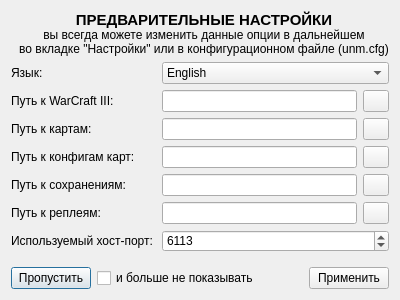
<?xml version="1.0" encoding="UTF-8"?>
<ui version="4.0">
 <class>PresettingWindow</class>
 <widget class="QDialog" name="PresettingWindow">
  <property name="geometry">
   <rect>
    <x>0</x>
    <y>0</y>
    <width>400</width>
    <height>300</height>
   </rect>
  </property>
  <property name="minimumSize">
   <size>
    <width>400</width>
    <height>300</height>
   </size>
  </property>
  <property name="windowTitle">
   <string>unm - мастер быстрой настройки</string>
  </property>
  <property name="windowIcon">
   <iconset resource="resources/icons.qrc">
    <normaloff>:/mainwindow/tools/settings_wizard.png</normaloff>:/mainwindow/tools/settings_wizard.png</iconset>
  </property>
  <property name="unm" stdset="0">
   <string>Form</string>
  </property>
  <layout class="QGridLayout" name="gridLayout_3">
   <item row="0" column="0" colspan="2">
    <widget class="QLabel" name="titleLabel">
     <property name="minimumSize">
      <size>
       <width>386</width>
       <height>0</height>
      </size>
     </property>
     <property name="text">
      <string>&lt;html&gt;&lt;head/&gt;&lt;body&gt;&lt;p align=&quot;center&quot;&gt;&lt;span style=&quot; font-size:11pt; font-weight:600;&quot;&gt;ПРЕДВАРИТЕЛЬНЫЕ НАСТРОЙКИ&lt;/span&gt;&lt;span style=&quot; font-size:10pt; font-weight:600;&quot;&gt;&lt;br/&gt;&lt;/span&gt;&lt;span style=&quot; font-size:9pt;&quot;&gt;вы всегда можете изменить данные опции в дальнейшем&lt;br/&gt;во вкладке &amp;quot;Настройки&amp;quot; или в конфигурационном файле (unm.cfg)&lt;/span&gt;&lt;/p&gt;&lt;/body&gt;&lt;/html&gt;</string>
     </property>
     <property name="textInteractionFlags">
      <set>Qt::TextSelectableByMouse</set>
     </property>
    </widget>
   </item>
   <item row="2" column="1">
    <spacer name="verticalSpacer">
     <property name="orientation">
      <enum>Qt::Vertical</enum>
     </property>
     <property name="sizeHint" stdset="0">
      <size>
       <width>20</width>
       <height>40</height>
      </size>
     </property>
    </spacer>
   </item>
   <item row="3" column="0" colspan="2">
    <layout class="QGridLayout" name="gridLayout">
     <item row="0" column="0">
      <widget class="QPushButton" name="skipButton">
       <property name="minimumSize">
        <size>
         <width>80</width>
         <height>22</height>
        </size>
       </property>
       <property name="maximumSize">
        <size>
         <width>16777215</width>
         <height>22</height>
        </size>
       </property>
       <property name="text">
        <string>Пропустить</string>
       </property>
      </widget>
     </item>
     <item row="0" column="1">
      <widget class="QCheckBox" name="skipCheckBox">
       <property name="minimumSize">
        <size>
         <width>0</width>
         <height>22</height>
        </size>
       </property>
       <property name="maximumSize">
        <size>
         <width>16777215</width>
         <height>22</height>
        </size>
       </property>
       <property name="text">
        <string>и больше не показывать</string>
       </property>
      </widget>
     </item>
     <item row="0" column="2">
      <spacer name="horizontalSpacer">
       <property name="orientation">
        <enum>Qt::Horizontal</enum>
       </property>
       <property name="sizeHint" stdset="0">
        <size>
         <width>144</width>
         <height>20</height>
        </size>
       </property>
      </spacer>
     </item>
     <item row="0" column="3">
      <widget class="QPushButton" name="aplyButton">
       <property name="minimumSize">
        <size>
         <width>80</width>
         <height>22</height>
        </size>
       </property>
       <property name="maximumSize">
        <size>
         <width>16777215</width>
         <height>22</height>
        </size>
       </property>
       <property name="text">
        <string>Применить</string>
       </property>
      </widget>
     </item>
    </layout>
   </item>
   <item row="1" column="0" colspan="2">
    <layout class="QGridLayout" name="gridLayout_2">
     <item row="6" column="1" colspan="2">
      <widget class="QSpinBox" name="hostPortSpin">
       <property name="minimumSize">
        <size>
         <width>0</width>
         <height>22</height>
        </size>
       </property>
       <property name="maximumSize">
        <size>
         <width>16777215</width>
         <height>22</height>
        </size>
       </property>
       <property name="maximum">
        <number>65536</number>
       </property>
       <property name="value">
        <number>6113</number>
       </property>
      </widget>
     </item>
     <item row="3" column="2">
      <widget class="QPushButton" name="mapsCFGPathButton">
       <property name="minimumSize">
        <size>
         <width>26</width>
         <height>22</height>
        </size>
       </property>
       <property name="maximumSize">
        <size>
         <width>26</width>
         <height>22</height>
        </size>
       </property>
       <property name="text">
        <string/>
       </property>
       <property name="icon">
        <iconset resource="resources/icons.qrc">
         <normaloff>:/mainwindow/settings/magnifier.ico</normaloff>:/mainwindow/settings/magnifier.ico</iconset>
       </property>
      </widget>
     </item>
     <item row="1" column="2">
      <widget class="QPushButton" name="war3PathButton">
       <property name="minimumSize">
        <size>
         <width>26</width>
         <height>22</height>
        </size>
       </property>
       <property name="maximumSize">
        <size>
         <width>26</width>
         <height>22</height>
        </size>
       </property>
       <property name="text">
        <string/>
       </property>
       <property name="icon">
        <iconset resource="resources/icons.qrc">
         <normaloff>:/mainwindow/settings/magnifier.ico</normaloff>:/mainwindow/settings/magnifier.ico</iconset>
       </property>
      </widget>
     </item>
     <item row="2" column="2">
      <widget class="QPushButton" name="mapsPathButton">
       <property name="minimumSize">
        <size>
         <width>26</width>
         <height>22</height>
        </size>
       </property>
       <property name="maximumSize">
        <size>
         <width>26</width>
         <height>22</height>
        </size>
       </property>
       <property name="text">
        <string/>
       </property>
       <property name="icon">
        <iconset resource="resources/icons.qrc">
         <normaloff>:/mainwindow/settings/magnifier.ico</normaloff>:/mainwindow/settings/magnifier.ico</iconset>
       </property>
      </widget>
     </item>
     <item row="1" column="1">
      <widget class="QLineEdit" name="war3PathLine">
       <property name="minimumSize">
        <size>
         <width>0</width>
         <height>22</height>
        </size>
       </property>
       <property name="maximumSize">
        <size>
         <width>16777215</width>
         <height>22</height>
        </size>
       </property>
      </widget>
     </item>
     <item row="6" column="0">
      <widget class="QLabel" name="hostPortLabel">
       <property name="minimumSize">
        <size>
         <width>145</width>
         <height>22</height>
        </size>
       </property>
       <property name="maximumSize">
        <size>
         <width>16777215</width>
         <height>22</height>
        </size>
       </property>
       <property name="font">
        <font>
         <pointsize>9</pointsize>
         <weight>50</weight>
         <bold>false</bold>
        </font>
       </property>
       <property name="text">
        <string>Используемый хост-порт:</string>
       </property>
      </widget>
     </item>
     <item row="4" column="0">
      <widget class="QLabel" name="savegamesPathLabel">
       <property name="minimumSize">
        <size>
         <width>145</width>
         <height>22</height>
        </size>
       </property>
       <property name="maximumSize">
        <size>
         <width>16777215</width>
         <height>22</height>
        </size>
       </property>
       <property name="font">
        <font>
         <pointsize>9</pointsize>
         <weight>50</weight>
         <bold>false</bold>
        </font>
       </property>
       <property name="text">
        <string>Путь к сохранениям:</string>
       </property>
      </widget>
     </item>
     <item row="4" column="1">
      <widget class="QLineEdit" name="savegamesPathLine">
       <property name="minimumSize">
        <size>
         <width>0</width>
         <height>22</height>
        </size>
       </property>
       <property name="maximumSize">
        <size>
         <width>16777215</width>
         <height>22</height>
        </size>
       </property>
      </widget>
     </item>
     <item row="3" column="1">
      <widget class="QLineEdit" name="mapsCFGPathLine">
       <property name="minimumSize">
        <size>
         <width>0</width>
         <height>22</height>
        </size>
       </property>
       <property name="maximumSize">
        <size>
         <width>16777215</width>
         <height>22</height>
        </size>
       </property>
      </widget>
     </item>
     <item row="5" column="2">
      <widget class="QPushButton" name="replaysPathButton">
       <property name="minimumSize">
        <size>
         <width>26</width>
         <height>22</height>
        </size>
       </property>
       <property name="maximumSize">
        <size>
         <width>26</width>
         <height>22</height>
        </size>
       </property>
       <property name="text">
        <string/>
       </property>
       <property name="icon">
        <iconset resource="resources/icons.qrc">
         <normaloff>:/mainwindow/settings/magnifier.ico</normaloff>:/mainwindow/settings/magnifier.ico</iconset>
       </property>
      </widget>
     </item>
     <item row="0" column="0">
      <widget class="QLabel" name="languageLabel">
       <property name="minimumSize">
        <size>
         <width>145</width>
         <height>22</height>
        </size>
       </property>
       <property name="maximumSize">
        <size>
         <width>16777215</width>
         <height>22</height>
        </size>
       </property>
       <property name="font">
        <font>
         <pointsize>9</pointsize>
         <weight>50</weight>
         <bold>false</bold>
        </font>
       </property>
       <property name="text">
        <string>Язык:</string>
       </property>
      </widget>
     </item>
     <item row="4" column="2">
      <widget class="QPushButton" name="savegamesPathButton">
       <property name="minimumSize">
        <size>
         <width>26</width>
         <height>22</height>
        </size>
       </property>
       <property name="maximumSize">
        <size>
         <width>26</width>
         <height>22</height>
        </size>
       </property>
       <property name="text">
        <string/>
       </property>
       <property name="icon">
        <iconset resource="resources/icons.qrc">
         <normaloff>:/mainwindow/settings/magnifier.ico</normaloff>:/mainwindow/settings/magnifier.ico</iconset>
       </property>
      </widget>
     </item>
     <item row="2" column="0">
      <widget class="QLabel" name="mapsPathLabel">
       <property name="minimumSize">
        <size>
         <width>145</width>
         <height>22</height>
        </size>
       </property>
       <property name="maximumSize">
        <size>
         <width>16777215</width>
         <height>22</height>
        </size>
       </property>
       <property name="font">
        <font>
         <pointsize>9</pointsize>
         <weight>50</weight>
         <bold>false</bold>
        </font>
       </property>
       <property name="text">
        <string>Путь к картам:</string>
       </property>
      </widget>
     </item>
     <item row="2" column="1">
      <widget class="QLineEdit" name="mapsPathLine">
       <property name="minimumSize">
        <size>
         <width>0</width>
         <height>22</height>
        </size>
       </property>
       <property name="maximumSize">
        <size>
         <width>16777215</width>
         <height>22</height>
        </size>
       </property>
      </widget>
     </item>
     <item row="5" column="1">
      <widget class="QLineEdit" name="replaysPathLine">
       <property name="minimumSize">
        <size>
         <width>0</width>
         <height>22</height>
        </size>
       </property>
       <property name="maximumSize">
        <size>
         <width>16777215</width>
         <height>22</height>
        </size>
       </property>
      </widget>
     </item>
     <item row="0" column="1" colspan="2">
      <widget class="QComboBox" name="languageBox">
       <property name="minimumSize">
        <size>
         <width>0</width>
         <height>22</height>
        </size>
       </property>
       <property name="maximumSize">
        <size>
         <width>16777215</width>
         <height>22</height>
        </size>
       </property>
       <item>
        <property name="text">
         <string>English</string>
        </property>
       </item>
       <item>
        <property name="text">
         <string>Russian (Русский)</string>
        </property>
       </item>
       <item>
        <property name="text">
         <string>German (Deutsche)</string>
        </property>
       </item>
       <item>
        <property name="text">
         <string>Spanish (Española)</string>
        </property>
       </item>
       <item>
        <property name="text">
         <string>Turkish (Türk)</string>
        </property>
       </item>
       <item>
        <property name="text">
         <string>Serbian (Српски)</string>
        </property>
       </item>
       <item>
        <property name="text">
         <string>Vietnamese (Tiếng Việt)</string>
        </property>
       </item>
      </widget>
     </item>
     <item row="3" column="0">
      <widget class="QLabel" name="mapsCFGPathLabel">
       <property name="minimumSize">
        <size>
         <width>145</width>
         <height>22</height>
        </size>
       </property>
       <property name="maximumSize">
        <size>
         <width>16777215</width>
         <height>22</height>
        </size>
       </property>
       <property name="font">
        <font>
         <pointsize>9</pointsize>
         <weight>50</weight>
         <bold>false</bold>
        </font>
       </property>
       <property name="text">
        <string>Путь к конфигам карт:</string>
       </property>
      </widget>
     </item>
     <item row="5" column="0">
      <widget class="QLabel" name="replaysPathLabel">
       <property name="minimumSize">
        <size>
         <width>145</width>
         <height>22</height>
        </size>
       </property>
       <property name="maximumSize">
        <size>
         <width>16777215</width>
         <height>22</height>
        </size>
       </property>
       <property name="font">
        <font>
         <pointsize>9</pointsize>
         <weight>50</weight>
         <bold>false</bold>
        </font>
       </property>
       <property name="text">
        <string>Путь к реплеям:</string>
       </property>
      </widget>
     </item>
     <item row="1" column="0">
      <widget class="QLabel" name="war3PathLabel">
       <property name="minimumSize">
        <size>
         <width>145</width>
         <height>22</height>
        </size>
       </property>
       <property name="maximumSize">
        <size>
         <width>16777215</width>
         <height>22</height>
        </size>
       </property>
       <property name="font">
        <font>
         <pointsize>9</pointsize>
         <weight>50</weight>
         <bold>false</bold>
        </font>
       </property>
       <property name="text">
        <string>Путь к WarCraft III:</string>
       </property>
      </widget>
     </item>
    </layout>
   </item>
  </layout>
 </widget>
 <resources>
  <include location="resources/icons.qrc"/>
 </resources>
 <connections/>
</ui>
